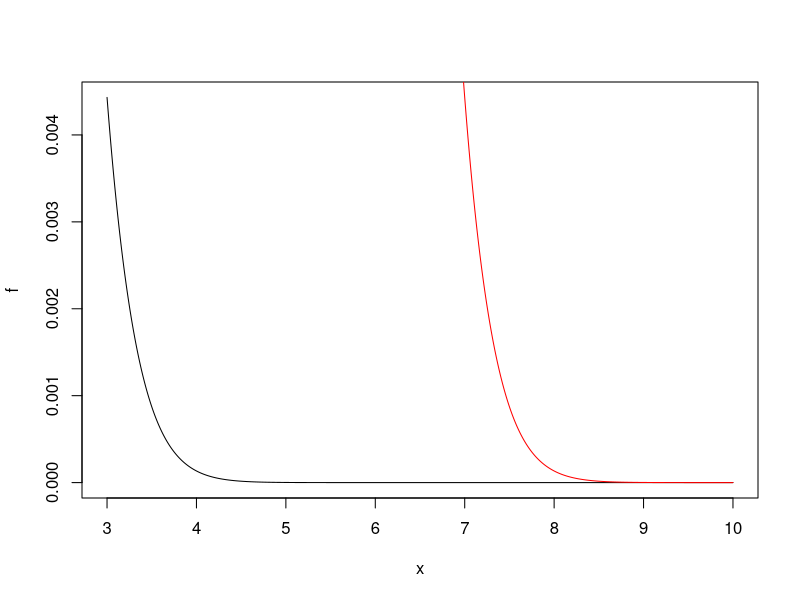

Write R code to recreate this figure. (Note: a time limit stopped this script after it produced the figure.)

set.seed(1)

# Suppose that we want to calculate P(Z>3) given by:
1 - pnorm(3)

MAXITER <- 1000000
N <- 10000000

print("Classical Monte Carlo")
h <- c()
for (ITER in 1:MAXITER) 
{
		x <- rnorm(N)
		h <- c(h, as.integer(x > 3))
		I1.hat <- mean(h)
	  se <- sqrt(var(h)/length(h))
		if ((se)<(5.0E-6)) {
				break;
		}
		print(c(length(h),I1.hat,se))
}


x <- seq(3,10,,1000)
f <- dnorm(x)
plot(x,f,type="l")
g <- dnorm(x,4,1)
lines(x,g,col="red")


print("Importance Sampling")

N <- 100000
h <- c()
w <- c()
for (ITER in 1:MAXITER) 
{
		x <- rnorm(N,4,1)
		f <- dnorm(x)
		g <- dnorm(x,4,1)
		w <- c(w,f/g)
		h <- c(h, as.integer(x > 3))
		I2.hat <- mean(w*h)
	  se <- sqrt(var(w*h)/length(h))
		if ((se)<(1.0E-8)) {
				break;
		}
		print(c(length(h),I2.hat,se))
}
